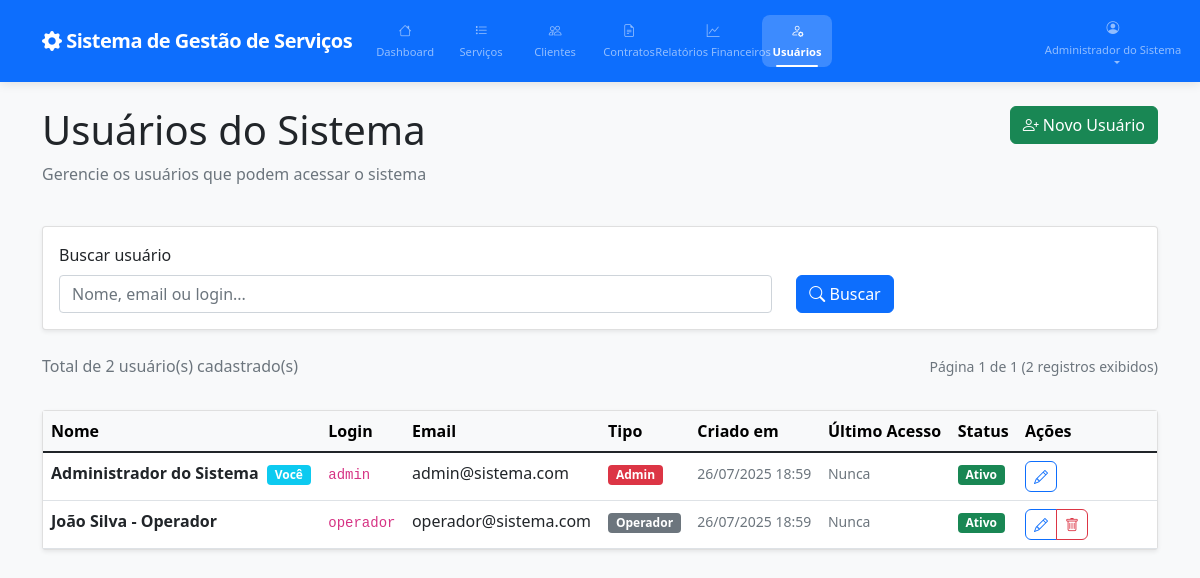
The app's page /admin/usuarios/list.php (signed in) with its own data.
### tables this page shows
CREATE TABLE `usuarios` (
    `id` int(11) NOT NULL AUTO_INCREMENT,
    `login` varchar(50) NOT NULL,
    `senha` varchar(255) NOT NULL,
    `nome` varchar(100) NOT NULL,
    `email` varchar(100) NOT NULL,
    `tipo` enum('admin', 'operador') DEFAULT 'operador',
    `ativo` tinyint(1) DEFAULT 1,
    `remember_token` varchar(255) DEFAULT NULL,
    `ultimo_acesso` timestamp NULL DEFAULT NULL,
    `criado_em` timestamp DEFAULT CURRENT_TIMESTAMP,
    `atualizado_em` timestamp DEFAULT CURRENT_TIMESTAMP ON UPDATE CURRENT_TIMESTAMP,
    PRIMARY KEY (`id`),
    UNIQUE KEY `login` (`login`),
    UNIQUE KEY `email` (`email`)
);

### shared/config/auth.php (called while the page is built, shortened)
<?php
class Auth
{
    public static function getUser(): ?array
    {
        return $_SESSION['user'] ?? null;
    }
}

### shared/dao/UsuarioDAO.php (called while the page is built, shortened)
<?php
require_once __DIR__ . '/../config/db.php';
class UsuarioDAO
{
    private $db;
    public function __construct()
    {
        $this->db = Database::getInstance()->getConnection();
    }
    public function getAll($search = '', $page = 1, $perPage = 15): array
    {
        try {
            $offset = ($page - 1) * $perPage;
            $sql = "SELECT id, nome, login, email, tipo, ativo, criado_em, ultimo_acesso
                    FROM usuarios";
            $params = [];
            $sql .= " ORDER BY nome LIMIT ? OFFSET ?";
            $params[] = $perPage;
            $params[] = $offset;
            $stmt = $this->db->prepare($sql);
            $stmt->execute($params);
            return $stmt->fetchAll();
        } catch (PDOException $e) {
            error_log("Error getting all users: " . $e->getMessage());
            return [];
        }
    }
    public function count($search = ''): int
    {
        try {
            $sql = "SELECT COUNT(*) FROM usuarios";
            $params = [];
            $stmt = $this->db->prepare($sql);
            $stmt->execute($params);
            return (int) $stmt->fetchColumn();
        } catch (PDOException $e) {
            error_log("Error counting users: " . $e->getMessage());
            return 0;
        }
    }
}

### shared/config/db.php (called while the page is built, shortened)
<?php
class Database
{
    private static $instance = null;
    private $connection;
    private $host = 'localhost';
    private $database = 'trabalho_web';
    private $username = 'root';
    private $password = '';
    private $charset = 'utf8mb4';
    private $socket = '/Applications/XAMPP/xamppfiles/var/mysql/mysql.sock';
    private function __construct()
    {
        $dsn = "mysql:host={$this->host};dbname={$this->database};charset={$this->charset};unix_socket={$this->socket}";
        $options = [
            PDO::ATTR_ERRMODE => PDO::ERRMODE_EXCEPTION,
            PDO::ATTR_DEFAULT_FETCH_MODE => PDO::FETCH_ASSOC,
            PDO::ATTR_EMULATE_PREPARES => false,
        ];
        try {
            $this->connection = new PDO($dsn, $this->username, $this->password, $options);
        } catch (PDOException $e) {
            error_log("Database connection failed: " . $e->getMessage());
            throw new PDOException("Database connection failed");
        }
    }
    public static function getInstance(): Database
    {
        if (self::$instance === null) {
            self::$instance = new self();
        }
        return self::$instance;
    }
    public function getConnection(): PDO
    {
        return $this->connection;
    }
}

### admin/usuarios/list.php (the view, shortened to what this page needs)
<?php
require_once '../../shared/config/auth.php';
require_once '../../shared/dao/UsuarioDAO.php';
$user = Auth::getUser();
$usuarioDAO = new UsuarioDAO();
$search = trim($_GET['search'] ?? '');
$page = max(1, (int) ($_GET['page'] ?? 1));
$perPage = 15;
$usuarios = $usuarioDAO->getAll($search, $page, $perPage);
$totalUsuarios = $usuarioDAO->count($search);
$totalPages = ceil($totalUsuarios / $perPage);
?>
<!DOCTYPE html>
<html lang="pt-BR">
<head>
    <link href="https://cdn.jsdelivr.net/npm/bootstrap@5.1.3/dist/css/bootstrap.min.css" rel="stylesheet">
    <link href="https://cdn.jsdelivr.net/npm/bootstrap-icons@1.8.1/font/bootstrap-icons.css" rel="stylesheet">
    <link rel="stylesheet" href="../../shared/assets/css/style.css">
</head>
<body>
    <nav class="navbar navbar-expand-lg navbar-dark bg-primary">
        <div class="container">
            <a class="navbar-brand" href="../dashboard.php">
                <i class="bi bi-gear-fill"></i> Sistema de Gestão de Serviços
            </a>
            <div class="collapse navbar-collapse" id="navbarNav">
                <ul class="navbar-nav me-auto">
                    <li class="nav-item">
                        <a class="nav-link" href="../dashboard.php">
                            <i class="bi bi-house"></i> Dashboard
                        </a>
                    </li>
                    <li class="nav-item">
                        <a class="nav-link" href="../servicos/list.php">
                            <i class="bi bi-list-task"></i> Serviços
                        </a>
                    </li>
                    <li class="nav-item">
                        <a class="nav-link" href="../clientes/list.php">
                            <i class="bi bi-people"></i> Clientes
                        </a>
                    </li>
                    <li class="nav-item">
                        <a class="nav-link" href="../contratacao/listar.php">
                            <i class="bi bi-file-earmark-text"></i> Contratos
                        </a>
                    </li>
                    <li class="nav-item">
                        <a class="nav-link" href="../relatorios/financeiro.php">
                            <i class="bi bi-graph-up"></i> Relatórios Financeiros
                        </a>
                    </li>
                    <li class="nav-item">
                        <a class="nav-link active" href="list.php">
                            <i class="bi bi-person-gear"></i> Usuários
                        </a>
                    </li>
                </ul>
                <ul class="navbar-nav">
                    <li class="nav-item dropdown">
                        <a class="nav-link dropdown-toggle" href="#" id="navbarDropdown" role="button" data-bs-toggle="dropdown">
                            <i class="bi bi-person-circle"></i> <?= htmlspecialchars($user['nome']) ?>
                        </a>
                    </li>
                </ul>
            </div>
        </div>
    </nav>
    <div class="container mt-4">
        <div class="row mb-4">
            <div class="col-md-8">
                <h1>Usuários do Sistema</h1>
                <p class="text-muted">Gerencie os usuários que podem acessar o sistema</p>
            </div>
            <div class="col-md-4 text-end">
                <a href="form.php" class="btn btn-success">
                    <i class="bi bi-person-plus"></i> Novo Usuário
                </a>
            </div>
        </div>
        <div class="card mb-4">
            <div class="card-body">
                <form method="GET" action="">
                    <div class="row align-items-end">
                        <div class="col-md-8">
                            <label for="search" class="form-label">Buscar usuário</label>
                            <input type="text" class="form-control" id="search" name="search"
                                value="<?= htmlspecialchars($search) ?>"
                                placeholder="Nome, email ou login...">
                        </div>
                        <div class="col-md-4">
                            <div class="d-grid gap-2 d-md-flex">
                                <button type="submit" class="btn btn-primary">
                                    <i class="bi bi-search"></i> Buscar
                                </button>
                            </div>
                        </div>
                    </div>
                </form>
            </div>
        </div>
        <div class="row mb-3">
            <div class="col-md-6">
                <p class="text-muted">
                    <?php if ($search): ?>
                        Encontrados <?= $totalUsuarios ?> usuário(s) para "<?= htmlspecialchars($search) ?>"
                    <?php else: ?>
                        Total de <?= $totalUsuarios ?> usuário(s) cadastrado(s)
                    <?php endif; ?>
                </p>
            </div>
            <div class="col-md-6 text-end">
                <small class="text-muted">
                    Página <?= $page ?> de <?= $totalPages ?>
                    (<?= count($usuarios) ?> registros exibidos)
                </small>
            </div>
        </div>
        <?php if (!empty($usuarios)): ?>
            <div class="card">
                <div class="table-responsive">
                    <table class="table table-hover mb-0">
                        <thead class="table-light">
                            <tr>
                                <th>Nome</th>
                                <th>Login</th>
                                <th>Email</th>
                                <th>Tipo</th>
                                <th>Criado em</th>
                                <th>Último Acesso</th>
                                <th>Status</th>
                                <th width="140">Ações</th>
                            </tr>
                        </thead>
                        <tbody>
                            <?php foreach ($usuarios as $usuario): ?>
                                <tr data-user-id="<?= $usuario['id'] ?>">
                                    <td>
                                        <strong><?= htmlspecialchars($usuario['nome']) ?></strong>
                                        <?php if ($usuario['id'] == $user['id']): ?>
                                            <span class="badge bg-info ms-1">Você</span>
                                        <?php endif; ?>
                                    </td>
                                    <td>
                                        <code><?= htmlspecialchars($usuario['login']) ?></code>
                                    </td>
                                    <td><?= htmlspecialchars($usuario['email']) ?></td>
                                    <td>
                                        <span class="badge bg-<?= $usuario['tipo'] === 'admin' ? 'danger' : 'secondary' ?>">
                                            <?= ucfirst($usuario['tipo']) ?>
                                        </span>
                                    </td>
                                    <td>
                                        <small class="text-muted">
                                            <?= date('d/m/Y H:i', strtotime($usuario['criado_em'])) ?>
                                        </small>
                                    </td>
                                    <td class="last-access-cell">
                                        <?php if ($usuario['ultimo_acesso']): ?>
                                            <small class="text-muted">
                                                <?= date('d/m/Y H:i', strtotime($usuario['ultimo_acesso'])) ?>
                                            </small>
                                        <?php else: ?>
                                            <small class="text-muted">Nunca</small>
                                        <?php endif; ?>
                                    </td>
                                    <td>
                                        <?php if ($usuario['ativo']): ?>
                                            <span class="badge bg-success">Ativo</span>
                                        <?php else: ?>
                                            <span class="badge bg-danger">Inativo</span>
                                        <?php endif; ?>
                                    </td>
                                    <td>
                                        <div class="btn-group" role="group">
                                            <a href="form.php?id=<?= $usuario['id'] ?>"
                                                class="btn btn-sm btn-outline-primary"
                                                data-bs-toggle="tooltip" title="Editar">
                                                <i class="bi bi-pencil"></i>
                                            </a>
                                            <?php if ($usuario['id'] !== $user['id']): ?>
                                                <button type="button"
                                                    class="btn btn-sm btn-outline-danger"
                                                    data-bs-toggle="modal"
                                                    data-bs-target="#deleteModal"
                                                    data-user-id="<?= $usuario['id'] ?>"
                                                    data-user-name="<?= htmlspecialchars($usuario['nome']) ?>"
                                                    title="Excluir">
                                                    <i class="bi bi-trash"></i>
                                                </button>
                                            <?php endif; ?>
                                        </div>
                                    </td>
                                </tr>
                            <?php endforeach; ?>
                        </tbody>
                    </table>
                </div>
            </div>
        <?php endif; ?>
    </div>
</body>
</html>

### shared/assets/css/style.css (style rules this page uses)
:root { --primary-color: #0d6efd; --secondary-color: #6c757d; --success-color: #198754; --danger-color: #dc3545; --warning-color: #ffc107; --info-color: #0dcaf0; --light-color: #f8f9fa; --dark-color: #212529; }
body { font-family: 'Segoe UI', Tahoma, Geneva, Verdana, sans-serif; background-color: var(--light-color); }
.navbar { box-shadow: 0 2px 10px rgba(0, 0, 0, 0.1); padding: 0.75rem 0; }
.navbar-brand { font-weight: 700; font-size: 1.25rem; letter-spacing: -0.5px; padding: 0.5rem 0; }
.navbar-nav { align-items: center; gap: 0.25rem; flex-wrap: nowrap; }
.navbar-nav .nav-item { margin: 0; flex-shrink: 0; }
.navbar-nav .nav-link { font-size: 0.75rem; font-weight: 500; padding: 0.5rem 0.6rem; border-radius: 0.5rem; transition: all 0.3s ease; text-align: center; min-width: 80px; max-width: 100px; display: flex; flex-direction: column; align-items: center; gap: 0.15rem; white-space: nowrap; }
.navbar-nav .nav-link i { font-size: 0.9rem; margin-bottom: 0.1rem; transition: transform 0.3s ease; }
.navbar-nav .nav-link.active { background-color: rgba(255, 255, 255, 0.2); font-weight: 600; position: relative; }
.navbar-nav .nav-link.active::after { content: ''; position: absolute; bottom: 0; left: 50%; transform: translateX(-50%); width: 60%; height: 2px; background-color: #fff; border-radius: 1px; }
.navbar-nav:last-child { margin-left: auto; }
.navbar-nav .dropdown-toggle::after { margin-left: 0.5rem; transition: transform 0.3s ease; }
@media (max-width: 1200px) { .navbar-nav .nav-link { min-width: 70px; max-width: 90px; font-size: 0.7rem; padding: 0.4rem 0.5rem; } }
@media (max-width: 1200px) { .navbar-nav .nav-link i { font-size: 0.8rem; } }
.navbar-brand { font-weight: bold; }
.card { box-shadow: 0 0.125rem 0.25rem rgba(0, 0, 0, 0.075); border: 1px solid rgba(0, 0, 0, 0.125); }
.btn { border-radius: 0.375rem; }
.table { background-color: white; }

### records on screen
usuarios: nome "Administrador do Sistema", shows "Você", login "admin", email "admin@sistema.com", tipo "Admin", criado_em "26/07/2025 18:59", shows "Nunca", ativo "Ativo"
usuarios: nome "João Silva - Operador", login "operador", email "operador@sistema.com", tipo "Operador", criado_em "26/07/2025 18:59", shows "Nunca", ativo "Ativo"

### other values on screen
$totalUsuarios "2"
$page "1"
$totalPages "1"
count($usuarios) "2"
